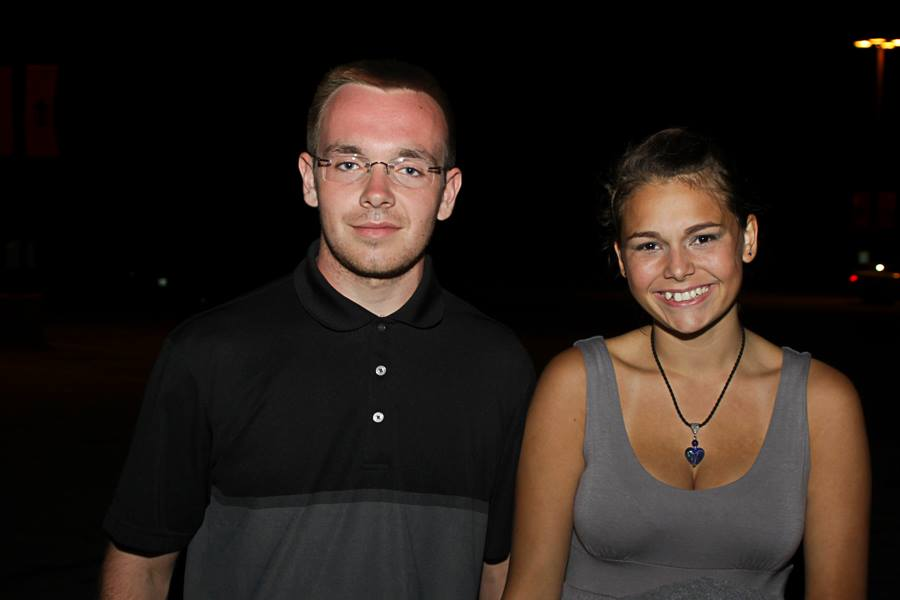
#> input picture Detect Key Features/10256963_10203853201583030_6206259209714541315_n.jpg, 900 x 600 px
$ python DetectKeyFeatures.py
#> lines starting #> are read from the running program, lines starting #| are printed output that depends on the picture; after the words box and inside, x2 and y2 are one past the last pixel; in counts of white or black regions, pixels touching at a corner belong together
import cv2, numpy as np
eyeData = "eyes.xml"
faceData = "face.xml"
DOWNSCALE = 1

# make a window
cv2.namedWindow("Face Test")
# data sets
faceClass = cv2.CascadeClassifier(faceData)
eyeClass = cv2.CascadeClassifier(eyeData)

# load the image we want to detect features on
frame = cv2.imread('10256963_10203853201583030_6206259209714541315_n.jpg')
#> frame is the input picture: shape (600, 900, 3); mean B, G, R 25.3, 30.1, 38.6

# detect face(s)
minisize = (frame.shape[1]/DOWNSCALE,frame.shape[0]/DOWNSCALE)
#> minisize = (900, 600)
miniframe = cv2.resize(frame, minisize)
faces = faceClass.detectMultiScale(miniframe)
#> faces = [[606, 188, 138, 138], [292, 96, 180, 180]]
eyes = eyeClass.detectMultiScale(miniframe)
#> eyes = [[321, 139, 115, 53], [622, 217, 108, 49]]
for face in faces:
    x, y, w, h = [v*DOWNSCALE for v in face]
    cv2.rectangle(frame, (x, y), (x + w, y + h), (0, 0, 255), 1)
#> this loop made 2 passes
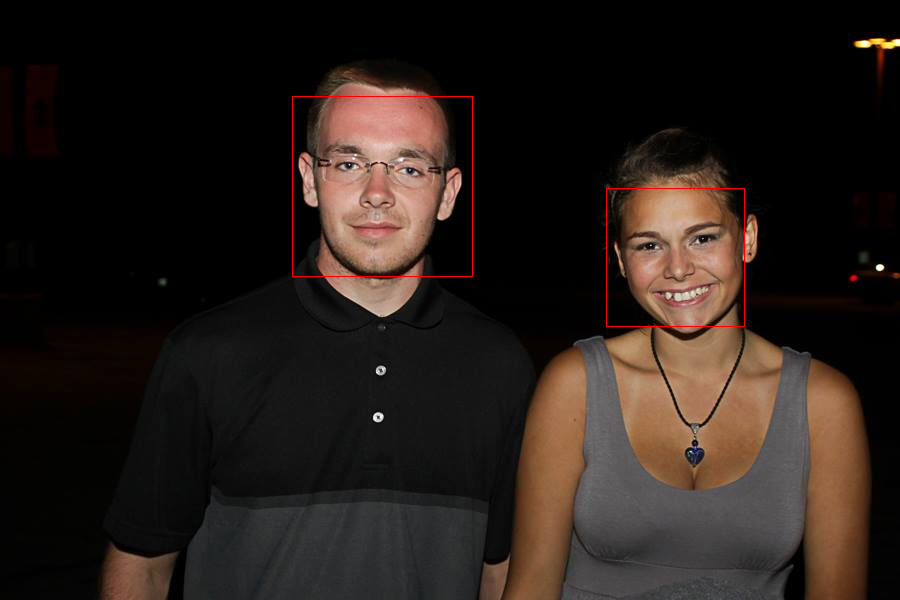
#> frame: shape (600, 900, 3); 0.24% of pixels changed, all inside (x1, y1, x2, y2) = (292, 96, 745, 327)

for eye in eyes:
    x, y, w, h = [v*DOWNSCALE for v in eye]
    cv2.rectangle(frame, (x, y), (x + w, y + h), (0, 255, 255), 1)
#> this loop made 2 passes
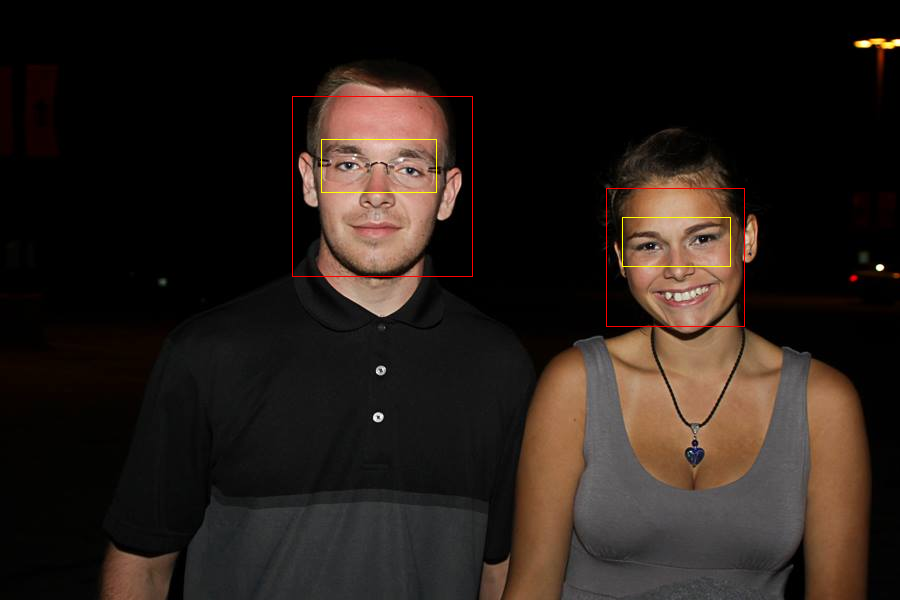
#> frame: shape (600, 900, 3); 0.12% of pixels changed, all inside (x1, y1, x2, y2) = (321, 139, 731, 267)

cv2.imshow("Face Test", frame)

while True:
    # key handling (to close window)
    key = cv2.waitKey(20)
#> (key Q is pressed here)
    if key in [27, ord('Q'), ord('q')]: # exit on ESC
        cv2.destroyWindow("Face Test")
        break

$ run again, with Detect Key Features/10394790_10202477058719944_3178359114793411598_n.jpg copied over Detect Key Features/10256963_10203853201583030_6206259209714541315_n.jpg
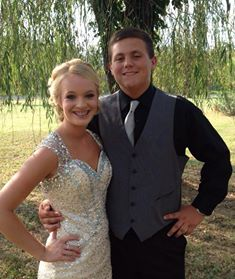
#> input picture Detect Key Features/10394790_10202477058719944_3178359114793411598_n.jpg, 235 x 279 px
#> frame is the input picture: shape (279, 235, 3); mean B, G, R 78.8, 96.9, 104.9
#> faces = [[106, 38, 47, 47], [57, 78, 48, 48]]
#> eyes = [[60, 87, 39, 18]]
#> the loop `for face in faces:` made 2 passes
#> after the loop `for face in faces:`:
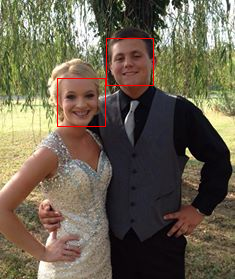
#> frame: shape (279, 235, 3); 0.58% of pixels changed, all inside (x1, y1, x2, y2) = (57, 38, 154, 127)
#> the loop `for eye in eyes:` made 1 pass
#> after the loop `for eye in eyes:`:
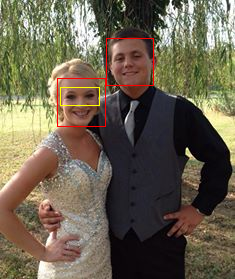
#> frame: shape (279, 235, 3); 0.17% of pixels changed, all inside (x1, y1, x2, y2) = (60, 87, 100, 106)

$ run again, with Detect Key Features/10622748_734515559954030_4205410750020128274_n.jpg copied over Detect Key Features/10256963_10203853201583030_6206259209714541315_n.jpg
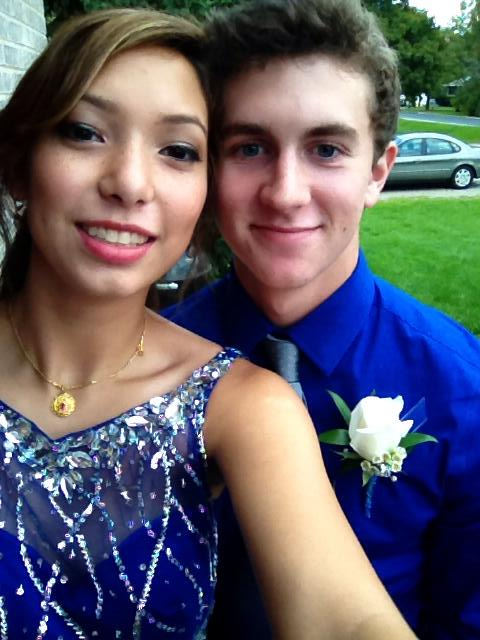
#> input picture Detect Key Features/10622748_734515559954030_4205410750020128274_n.jpg, 480 x 640 px
#> frame is the input picture: shape (640, 480, 3); mean B, G, R 102.9, 93.7, 96.9
#> faces = [[34, 369, 59, 59], [186, 68, 211, 211], [25, 57, 218, 218]]
#> eyes = [[214, 115, 147, 67], [38, 90, 195, 89]]
#> the loop `for face in faces:` made 3 passes
#> after the loop `for face in faces:`:
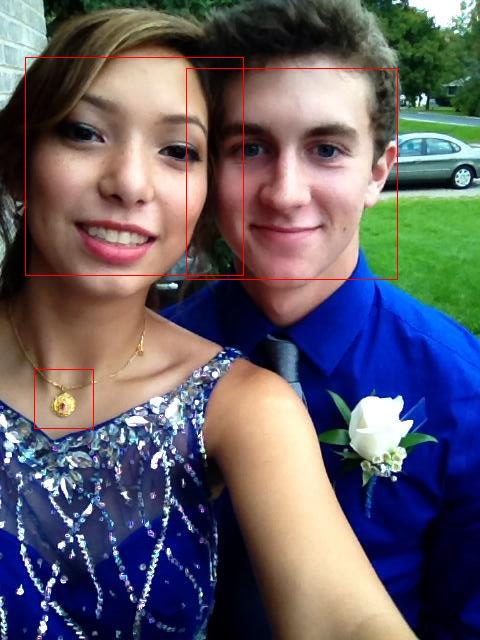
#> frame: shape (640, 480, 3); 0.63% of pixels changed, all inside (x1, y1, x2, y2) = (25, 57, 398, 429)
#> the loop `for eye in eyes:` made 2 passes
#> after the loop `for eye in eyes:`:
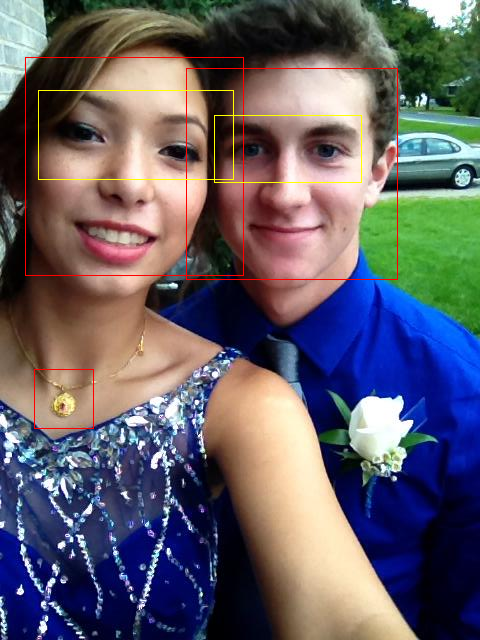
#> frame: shape (640, 480, 3); 0.32% of pixels changed, all inside (x1, y1, x2, y2) = (38, 90, 362, 183)

$ run again, with Detect Key Features/10653400_10152723812951788_2057551023509444573_n.jpg copied over Detect Key Features/10256963_10203853201583030_6206259209714541315_n.jpg
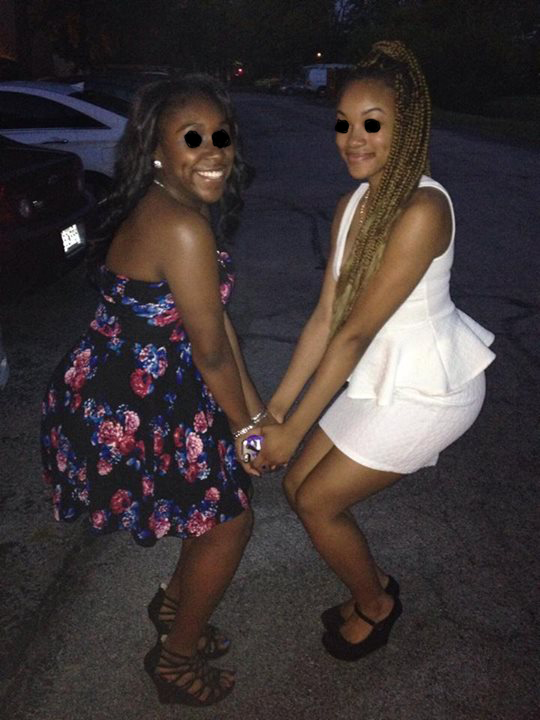
#> input picture Detect Key Features/10653400_10152723812951788_2057551023509444573_n.jpg, 540 x 720 px
#> frame is the input picture: shape (720, 540, 3); mean B, G, R 53.9, 53.7, 62.2
#> faces = [[315, 93, 87, 87], [162, 102, 90, 90]]
#> eyes = [[316, 108, 79, 36]]
#> the loop `for face in faces:` made 2 passes
#> after the loop `for face in faces:`:
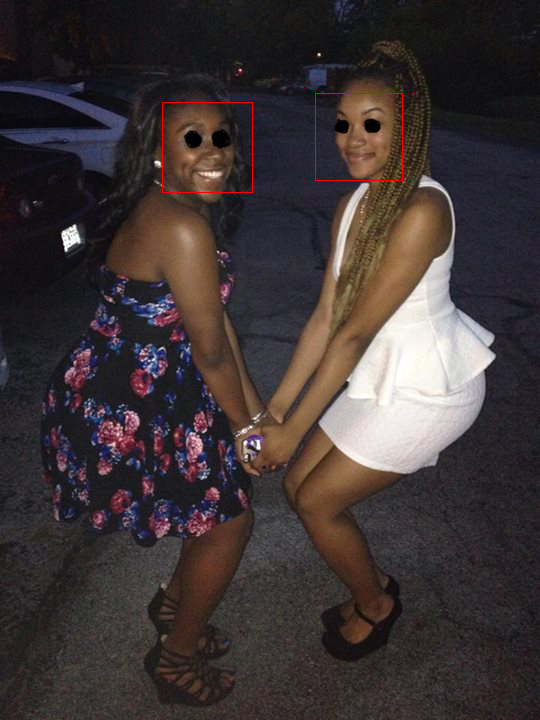
#> frame: shape (720, 540, 3); 0.18% of pixels changed, all inside (x1, y1, x2, y2) = (162, 93, 403, 193)
#> the loop `for eye in eyes:` made 1 pass
#> after the loop `for eye in eyes:`:
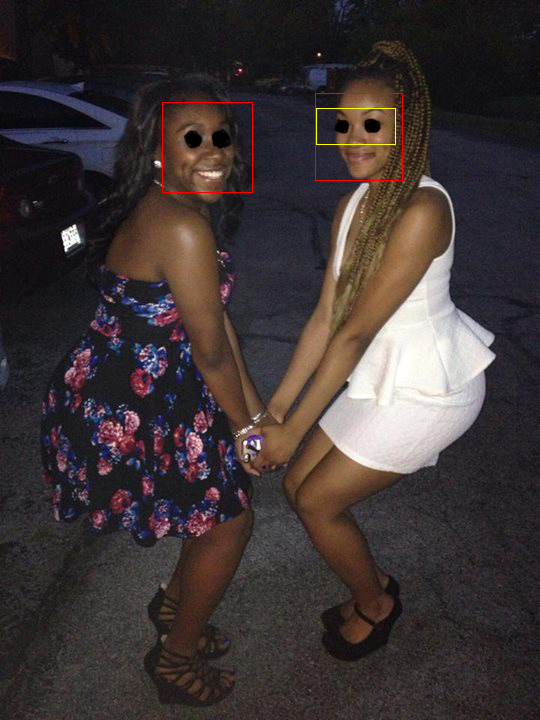
#> frame: shape (720, 540, 3); 0.06% of pixels changed, all inside (x1, y1, x2, y2) = (316, 108, 396, 145)
